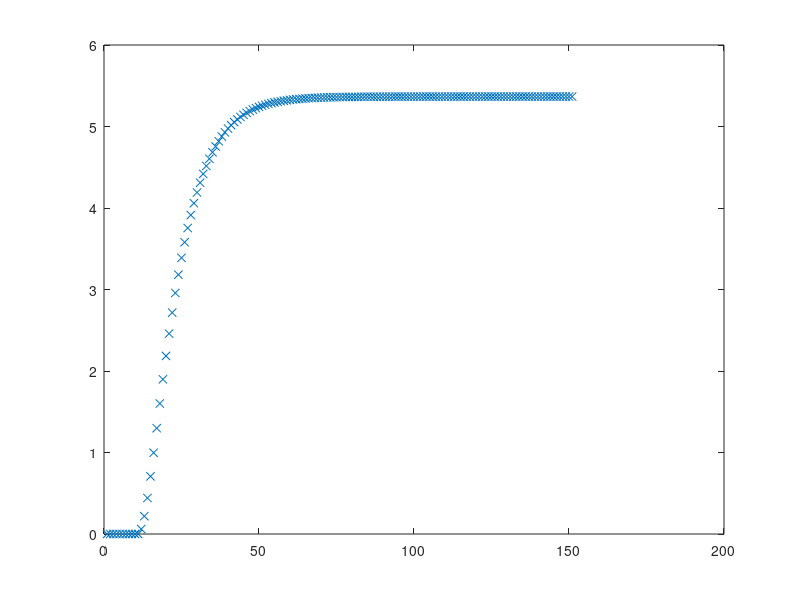

Write MATLAB code to recreate this figure.
Ts=150;
a1=-1.693; 
a0=0.7145; 
b1=0.06093; 
b0=0.05447;
%warunki początkowe
u = zeros(Ts, 1);
y = zeros(Ts, 1);
for k=13:Ts+13
    u(k) = 1;
    %symulacja obiektu
    y(k)=b1*u(k-11)+b0*u(k-12)-a1*y(k-1)-a0*y(k-2);
end
model = y(13:Ts+13);
clear u y k Ts ;
plot(model,'x');
%print("z3odp.png","-dpng","-r400")